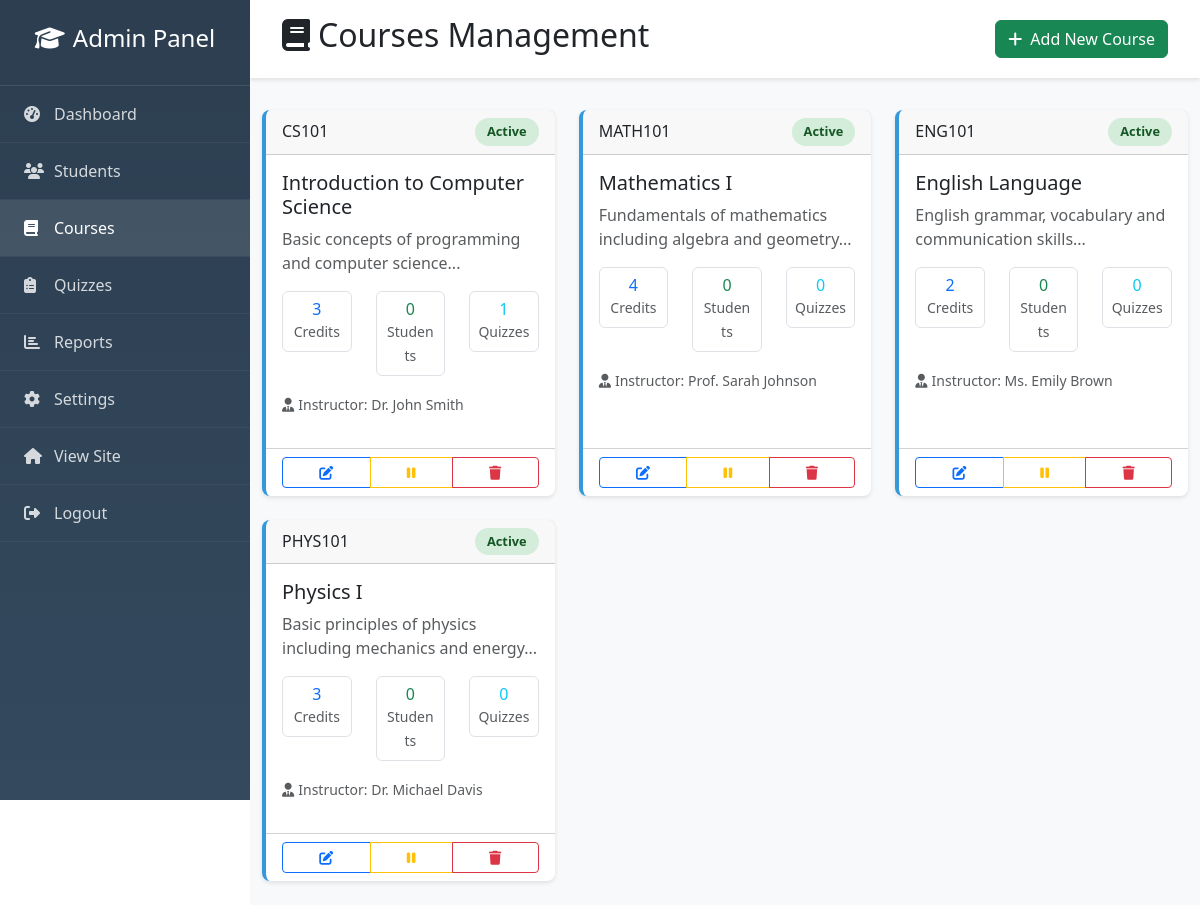
The page /admin/courses.php (signed in) on the database its author committed.
### tables this page shows
CREATE TABLE courses (
                         id INT AUTO_INCREMENT PRIMARY KEY,
                         course_code VARCHAR(20) UNIQUE NOT NULL,
                         course_name VARCHAR(100) NOT NULL,
                         description TEXT,
                         credits INT DEFAULT 3,
                         instructor VARCHAR(100),
                         is_active BOOLEAN DEFAULT TRUE,
                         created_at TIMESTAMP DEFAULT CURRENT_TIMESTAMP
);

### admin/courses.php (the view, shortened to what this page needs)
<?php
require_once '../includes/config.php';
try {
    $stmt = $pdo->query("
        SELECT c.*,
        COUNT(DISTINCT ce.student_id) as enrolled_students,
        COUNT(DISTINCT q.id) as total_quizzes
        FROM courses c
        LEFT JOIN course_enrollments ce ON c.id = ce.course_id AND ce.status = 'enrolled'
        LEFT JOIN quizzes q ON c.id = q.course_id AND q.is_active = 1
        GROUP BY c.id
        ORDER BY c.created_at DESC
    ");
    $courses = $stmt->fetchAll();
} catch (PDOException $e) {
    $courses = [];
}
?>
<!DOCTYPE html>
<html lang="uz">
<head>
    <link href="https://cdn.jsdelivr.net/npm/bootstrap@5.3.0/dist/css/bootstrap.min.css" rel="stylesheet">
    <link href="https://cdnjs.cloudflare.com/ajax/libs/font-awesome/6.4.0/css/all.min.css" rel="stylesheet">
</head>
<body>
<div class="admin-sidebar">
    <div class="sidebar-header">
        <h4><i class="fas fa-graduation-cap me-2"></i>Admin Panel</h4>
    </div>
    <ul class="sidebar-menu">
        <li><a href="index.php"><i class="fas fa-tachometer-alt"></i>Dashboard</a></li>
        <li><a href="students.php"><i class="fas fa-users"></i>Students</a></li>
        <li><a href="courses.php" class="active"><i class="fas fa-book"></i>Courses</a></li>
        <li><a href="quizzes.php"><i class="fas fa-clipboard-list"></i>Quizzes</a></li>
        <li><a href="reports.php"><i class="fas fa-chart-bar"></i>Reports</a></li>
        <li><a href="settings.php"><i class="fas fa-cog"></i>Settings</a></li>
        <li><a href="../index.php"><i class="fas fa-home"></i>View Site</a></li>
        <li><a href="logout.php"><i class="fas fa-sign-out-alt"></i>Logout</a></li>
    </ul>
</div>
<div class="admin-main">
    <div class="admin-navbar">
        <div class="d-flex justify-content-between align-items-center">
            <h2><i class="fas fa-book me-2"></i>Courses Management</h2>
            <button class="btn btn-success" data-bs-toggle="modal" data-bs-target="#addCourseModal">
                <i class="fas fa-plus me-2"></i>Add New Course
            </button>
        </div>
    </div>
    <div class="container-fluid">
        <?php if (empty($courses)): ?>
            <div class="text-center py-5">
                <i class="fas fa-book text-muted" style="font-size: 4rem;"></i>
                <h5 class="text-muted mt-3">No courses found</h5>
                <p class="text-muted">Start by adding your first course</p>
                <button class="btn btn-success" data-bs-toggle="modal" data-bs-target="#addCourseModal">
                    <i class="fas fa-plus me-2"></i>Add First Course
                </button>
            </div>
        <?php else: ?>
            <div class="row">
                <?php foreach ($courses as $course): ?>
                    <div class="col-lg-6 col-xl-4 mb-4">
                        <div class="card course-card h-100">
                            <div class="card-header d-flex justify-content-between align-items-center">
                                <h6 class="mb-0"><?= htmlspecialchars($course['course_code']) ?></h6>
                                <?php if ($course['is_active']): ?>
                                    <span class="status-badge status-active">Active</span>
                                <?php else: ?>
                                    <span class="status-badge status-inactive">Inactive</span>
                                <?php endif; ?>
                            </div>
                            <div class="card-body">
                                <h5 class="card-title"><?= htmlspecialchars($course['course_name']) ?></h5>
                                <p class="card-text text-muted"><?= htmlspecialchars(substr($course['description'] ?? '', 0, 100)) ?>...</p>
                                <div class="row text-center mb-3">
                                    <div class="col-4">
                                        <div class="border rounded p-2">
                                            <div class="h6 mb-0 text-primary"><?= $course['credits'] ?></div>
                                            <small class="text-muted">Credits</small>
                                        </div>
                                    </div>
                                    <div class="col-4">
                                        <div class="border rounded p-2">
                                            <div class="h6 mb-0 text-success"><?= $course['enrolled_students'] ?></div>
                                            <small class="text-muted">Students</small>
                                        </div>
                                    </div>
                                    <div class="col-4">
                                        <div class="border rounded p-2">
                                            <div class="h6 mb-0 text-info"><?= $course['total_quizzes'] ?></div>
                                            <small class="text-muted">Quizzes</small>
                                        </div>
                                    </div>
                                </div>
                                <?php if ($course['instructor']): ?>
                                    <div class="mb-3">
                                        <small class="text-muted">
                                            <i class="fas fa-user-tie me-1"></i>Instructor: <?= htmlspecialchars($course['instructor']) ?>
                                        </small>
                                    </div>
                                <?php endif; ?>
                            </div>
                            <div class="card-footer bg-transparent">
                                <div class="btn-group w-100">
                                    <button class="btn btn-outline-primary btn-sm" onclick="editCourse(<?= $course['id'] ?>)" title="Edit Course">
                                        <i class="fas fa-edit"></i>
                                    </button>
                                    <?php if ($course['is_active']): ?>
                                        <a href="?action=deactivate&id=<?= $course['id'] ?>"
                                           class="btn btn-outline-warning btn-sm"
                                           onclick="return confirm('Deactivate this course?')"
                                           title="Deactivate">
                                            <i class="fas fa-pause"></i>
                                        </a>
                                    <?php endif; ?>
                                    <a href="?action=delete&id=<?= $course['id'] ?>"
                                       class="btn btn-outline-danger btn-sm"
                                       onclick="return confirm('Are you sure you want to delete this course?')"
                                       title="Delete">
                                        <i class="fas fa-trash"></i>
                                    </a>
                                </div>
                            </div>
                        </div>
                    </div>
                <?php endforeach; ?>
            </div>
        <?php endif; ?>
    </div>
</div>
</body>
</html>

### admin/courses.php (style rules this page uses)
.admin-sidebar { position: fixed; top: 0; left: 0; height: 100vh; width: 250px; background: linear-gradient(180deg, #2c3e50 0%, #34495e 100%); color: white; overflow-y: auto; z-index: 1000; }
.admin-main { margin-left: 250px; min-height: 100vh; background: #f8f9fa; }
.sidebar-header { padding: 1.5rem; border-bottom: 1px solid rgba(255,255,255,0.1); text-align: center; }
.sidebar-menu { list-style: none; padding: 0; margin: 0; }
.sidebar-menu li { border-bottom: 1px solid rgba(255,255,255,0.05); }
.sidebar-menu a { display: flex; align-items: center; padding: 1rem 1.5rem; color: rgba(255,255,255,0.8); text-decoration: none; transition: all 0.3s ease; }
.sidebar-menu a:hover, .sidebar-menu a.active { background-color: rgba(255,255,255,0.1); color: white; }
.sidebar-menu i { width: 20px; margin-right: 10px; }
.admin-navbar { background: white; box-shadow: 0 2px 4px rgba(0,0,0,0.1); padding: 1rem 2rem; margin-bottom: 2rem; }
.card { border: none; border-radius: 8px; box-shadow: 0 2px 4px rgba(0,0,0,0.1); }
.course-card { transition: transform 0.3s ease; border-left: 4px solid #3498db; }
.status-badge { padding: 0.25rem 0.75rem; border-radius: 20px; font-size: 0.8rem; font-weight: 600; }
.status-active { background: #d4edda; color: #155724; }

### rows shown on the page
courses: course_code "CS101", is_active "Active", course_name "Introduction to Computer Science", description "Basic concepts of programming and computer science", credits "3", enrolled_students "0", total_quizzes "1", instructor "Dr. John Smith"
courses: course_code "MATH101", is_active "Active", course_name "Mathematics I", description "Fundamentals of mathematics including algebra and geometry", credits "4", enrolled_students "0", total_quizzes "0", instructor "Prof. Sarah Johnson"
courses: course_code "ENG101", is_active "Active", course_name "English Language", description "English grammar, vocabulary and communication skills", credits "2", enrolled_students "0", total_quizzes "0", instructor "Ms. Emily Brown"
courses: course_code "PHYS101", is_active "Active", course_name "Physics I", description "Basic principles of physics including mechanics and energy", credits "3", enrolled_students "0", total_quizzes "0", instructor "Dr. Michael Davis"
